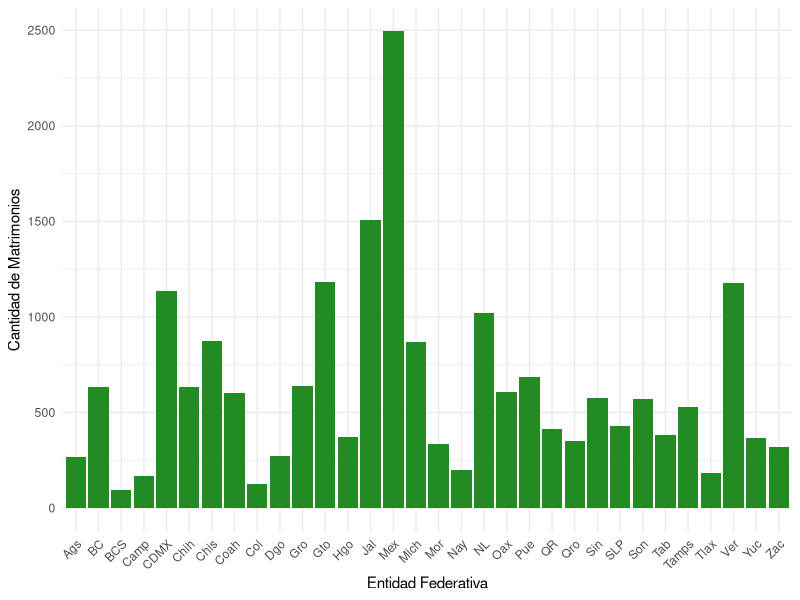
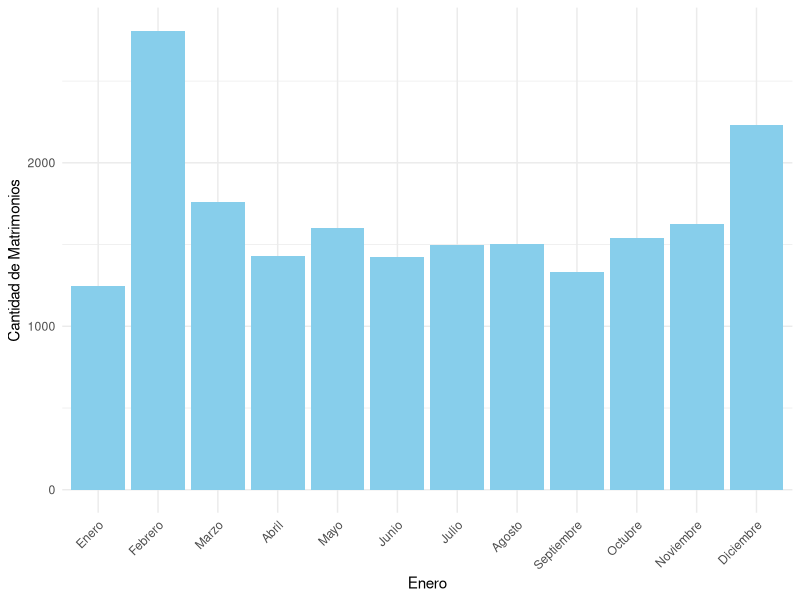
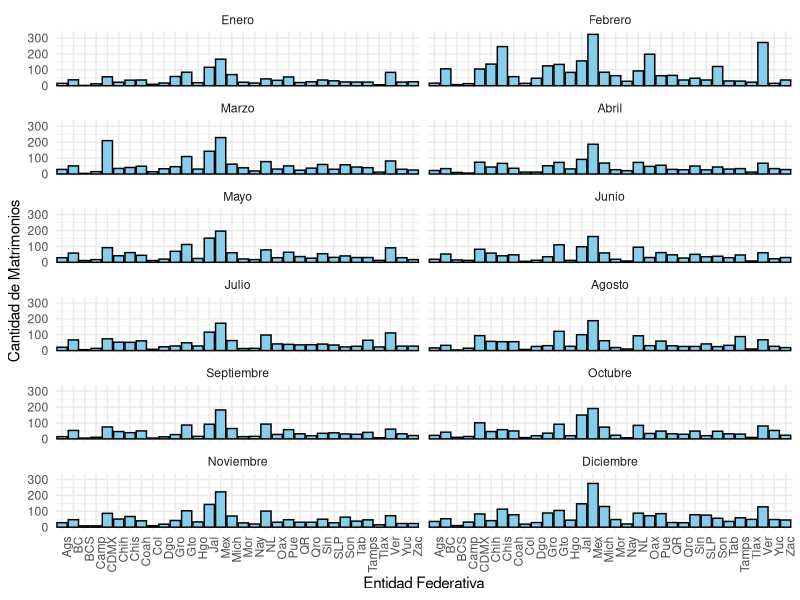
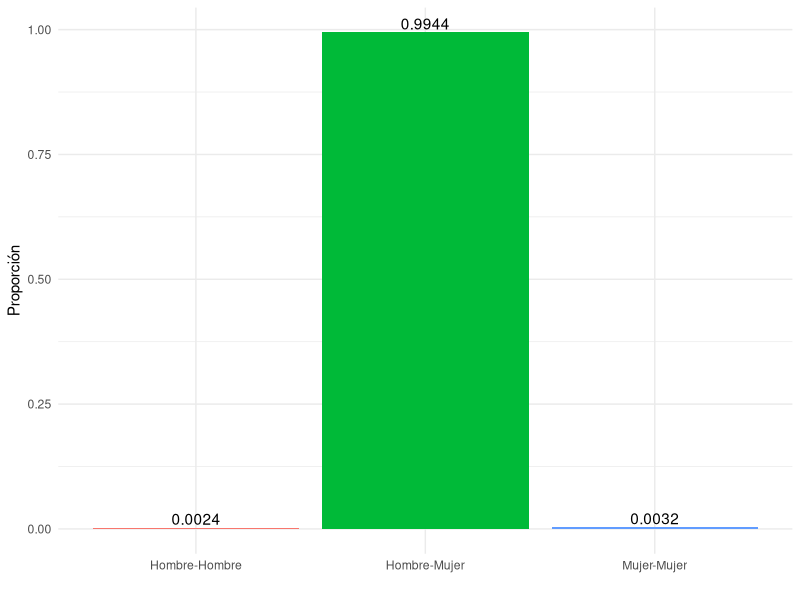
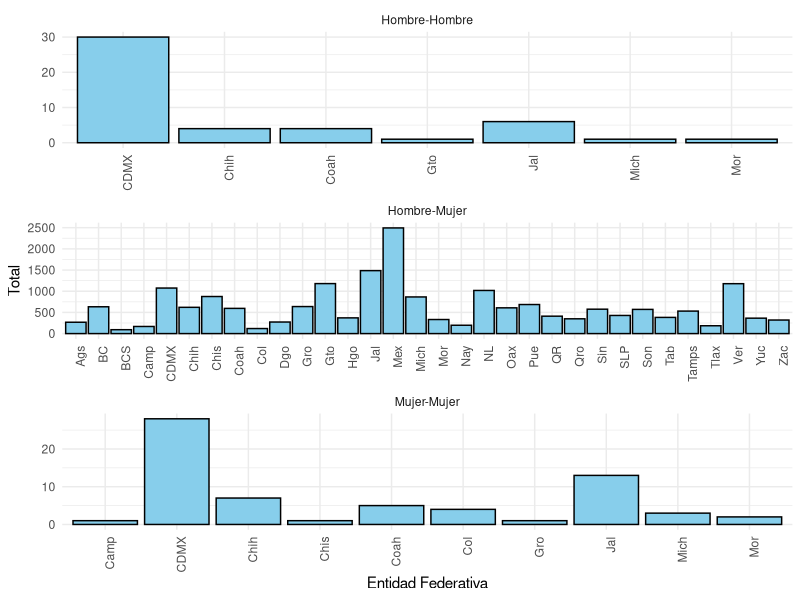
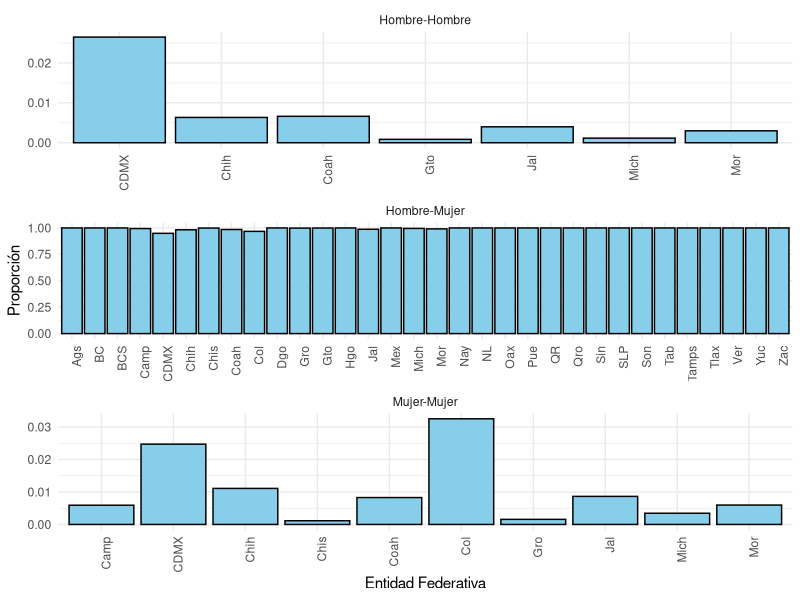
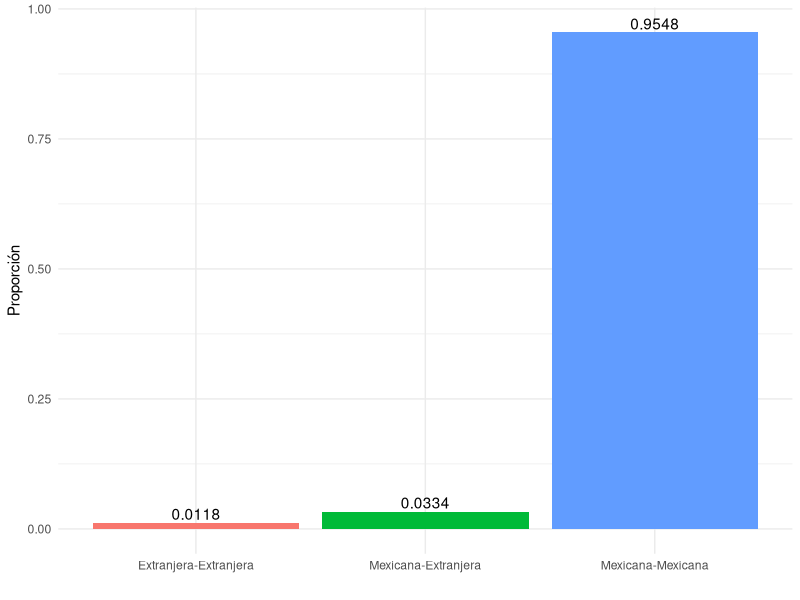
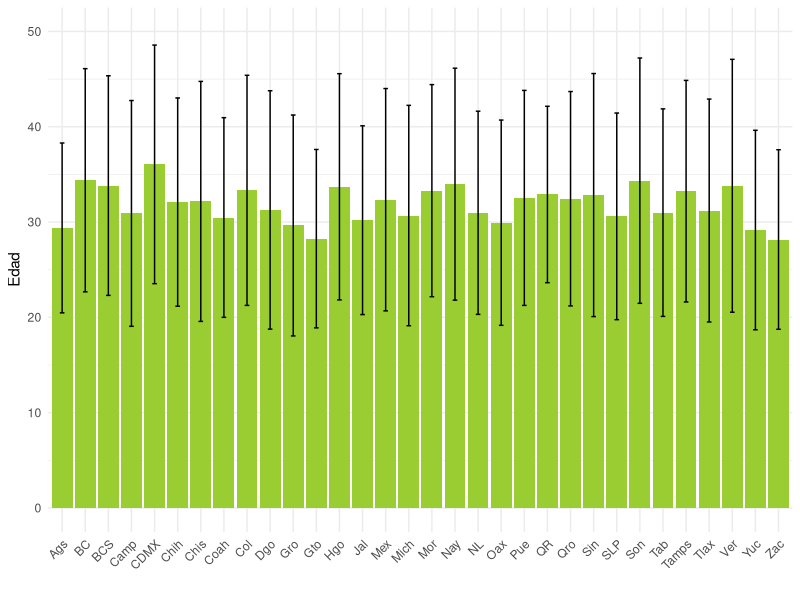

R code for these plots, in order:
## ---- chunk 1
#| echo=F, show=F, eval=T, output=F
# Cargamos las librerías que se ocuparán:

library(ggplot2)
library(dplyr)
library(tidyverse)
## ---- chunk 2
#| echo=F, show=F, eval=T, output=F
# Cargamos los datos:

datos17 <- read.csv("DATOS17.csv")
## ---- chunk 3
#| echo=F, show=F, eval=T, output=F

datos17 <- datos17 %>%
  mutate(
    EDAD_CON1 = na_if(EDAD_CON1, 99),
    EDAD_CON2 = na_if(EDAD_CON2, 99)
  ) 
  

conteo_NA<- datos17 %>%
  summarise(
    Edades_con_NA = sum(is.na(EDAD_CON1)) + sum(is.na(EDAD_CON2)),
    Edades_sin_NA = (nrow(datos17) * 2) - Edades_con_NA
  ) %>%
  pivot_longer(cols = everything(), names_to = "Tipo_dato", values_to = "Cantidad") %>%
  mutate(Porcentaje = (Cantidad / (nrow(datos17) * 2)) * 100)


conteo_NA
## ---- chunk 4
#| echo=F, show=T, eval=T, output=F

library(mice)

# Patrón de faltantes
#md.pattern(datos17)

# Se realiza la imputación múltiple, se crean 5 juegos de datos completos que toman de referencia a las demás variables para estimar el valor "más adecuado" para el dato faltante. De ahí se extrae una sola base de datos al promediar los posibles valores

#Fijamos una semilla para que los valores imputados sean replicables

imp <- mice(datos17, seed=5260, print= FALSE)



#Esta es la base de datos completa, ya con los datos imputados, que se utilizará.

imp_datos17 <- complete(imp)

#Corroboramos que no contenga ningún NA

sum(is.na(imp_datos17))

#Removemos los datos anteriores del environment
rm(datos17)

## ---- chunk 5
#| echo=F, show=T, eval=T, output=T

knitr::kable(t(head(imp_datos17)), caption = "Datos Imputados")

## ---- chunk 6
#| echo=F, show=T, eval=T, output=T

knitr::kable(t(summary(imp_datos17)), caption = "Resumen de Datos Poblacionales")
## ---- chunk 7
#| echo=F, show=T, eval=T, output=T

estados <- c("Ags", "BC", "BCS", "Camp", "Coah", "Col", "Chis", 
             "Chih", "CDMX", "Dgo", "Gto", "Gro", "Hgo", "Jal", "Mex", 
             "Mich", "Mor", "Nay", "NL", "Oax", "Pue", "Qro", "QR",  "SLP", 
             "Sin", "Son", "Tab", "Tamps", "Tlax", "Ver", "Yuc", "Zac")

conteo_estados <- imp_datos17 %>%
  mutate(estado = estados[ENT_REGIS]) %>%
  group_by(ENT_REGIS, estado) %>%
  summarise(cantidad = n(), .groups = "drop") %>%
  arrange(ENT_REGIS, estado, cantidad)
## ---- chunk 8
#| echo: false
#| fig-cap: "Número de matrimonios por estado (poblacional)."

ggplot(conteo_estados, aes(x = estado, y = cantidad)) + 
  geom_bar(stat = "identity", fill = "forestgreen")+
  theme_minimal() +
  theme(axis.text.x = element_text(angle = 45, hjust = 1)) + 
  labs(
       x = "Entidad Federativa", 
       y = "Cantidad de Matrimonios")
## ---- chunk 9
#| echo: false

meses <- c("Enero", "Febrero", "Marzo", "Abril", "Mayo", "Junio", "Julio", 
           "Agosto", "Septiembre", "Octubre", "Noviembre", "Diciembre")
meses <- factor(meses, ordered = T, levels = unique(meses))

conteo_meses <- imp_datos17 %>%
  mutate(mes = meses[MES_REGIS]) %>%
  group_by(MES_REGIS, mes) %>%
  summarise(cantidad = n(), .groups = "drop") %>%
  arrange(MES_REGIS, mes, cantidad)
## ---- chunk 10
#| echo: false
#| fig-cap: "Número de matrimonios por mes (poblacional)."

ggplot(conteo_meses, aes(x = meses, y =cantidad)) +
  geom_bar(stat = "identity", fill = "skyblue")+
  theme_minimal()+
  theme(axis.text.x = element_text(angle = 45, hjust = 1))+
  scale_x_discrete(meses) +
  labs( 
       x = "Mes", 
       y = "Cantidad de Matrimonios")
## ---- chunk 11
#| echo: false

matrimonios_me <- imp_datos17 %>% 
    mutate(mes = meses[MES_REGIS]) %>%
  mutate(estado = estados[ENT_REGIS]) %>%
  group_by(ENT_REGIS, estado, MES_REGIS, mes) %>%
  summarise(cantidad = n(), .groups = "drop") %>%
  arrange(ENT_REGIS, MES_REGIS)

knitr::kable(head(matrimonios_me), caption = "Matrimonios por Mes y Estado")
## ---- chunk 12
#| echo: false
#| fig-cap: "Total de matrimonios por mes y estado."
#| fig-height: 12
#| fig-width: 12

ggplot(matrimonios_me, aes(x = estado, y = cantidad)) +
  geom_bar(stat = "identity", fill = "skyblue",col = "black") +
  facet_wrap(~ mes, nrow = 6, ncol = 2) + 
  theme_minimal() +
  theme(axis.text.x = element_text(angle = 90, hjust = 1)) + 
  labs(
       x = "Entidad Federativa", 
       y = "Cantidad de Matrimonios")
## ---- chunk 13
#| echo: false

conteo_tipo <- imp_datos17 %>%
  mutate(tipo_matrimonio = case_when(
    SEXO_CON1 == 1 & SEXO_CON2 == 2 ~ "Hombre-Mujer",
    SEXO_CON1 == 2 & SEXO_CON2 == 1 ~ "Hombre-Mujer",
    SEXO_CON1 == 1 & SEXO_CON2 == 1 ~ "Hombre-Hombre",
    SEXO_CON1 == 2 & SEXO_CON2 == 2 ~ "Mujer-Mujer",
    TRUE ~ "Otro"  )) %>%
    group_by(tipo_matrimonio) %>%
    summarise(cantidad = n()) %>%
    mutate(proporcion = cantidad / sum(cantidad))

knitr::kable(conteo_tipo, caption = "Tipo de matrimonios",
             col.names = c("Tipo de Matrimonio", "Total", "Proporción")
             )
## ---- chunk 14
#| echo: false
#| fig-cap: "Proporción de matrimonios por tipo"

ggplot(conteo_tipo, aes(x = factor(tipo_matrimonio, levels = unique(tipo_matrimonio)), y = proporcion, 
                        fill = tipo_matrimonio )) +
  geom_bar(stat = "identity", position = "dodge") +
  geom_text(aes(label=round(proporcion, 4)), vjust=-0.25) +
  theme_minimal() +
  labs(
       x = "",
       y = "Proporción",
       fill = ""
       ) + 
    guides(fill="none")
## ---- chunk 15
#| echo: false

entidad_ms <- imp_datos17 %>%
  mutate(tipo_matrimonio = case_when(
    SEXO_CON1 == 1 & SEXO_CON2 == 1 ~ "Hombre-Hombre",
    SEXO_CON1 == 2 & SEXO_CON2 == 2 ~ "Mujer-Mujer",
    TRUE ~ "Hombre-Mujer" 
  ), estado = estados[ENT_REGIS]) %>%
    
    group_by(ENT_REGIS, estado, tipo_matrimonio) %>%
    
    summarise(cantidad = n(), .groups = "drop") %>%
    mutate(proporcion = cantidad / sum(cantidad))

knitr::kable(entidad_ms, caption = "Proporción del tipo de matrimonio con respecto al total nacional por estado", col.names = c(
    "No. Entidad", "Estado", "Tipo de Matrimonio", "Total", "Proporción"), align = "ccccc"
)
## ---- chunk 16
#| echo: false

entidad_ms2 <- imp_datos17 %>%
  mutate(tipo_matrimonio = case_when(
    SEXO_CON1 == 1 & SEXO_CON2 == 1 ~ "Hombre-Hombre",
    SEXO_CON1 == 2 & SEXO_CON2 == 2 ~ "Mujer-Mujer",
    TRUE ~ "Hombre-Mujer"
  ), estado = estados[ENT_REGIS]) %>%
  group_by(ENT_REGIS, estado, tipo_matrimonio) %>%
  summarise(cantidad = n(), .groups = "drop_last") %>%
  mutate(proporcion = cantidad / sum(cantidad)) %>%
  ungroup()

knitr::kable(entidad_ms2, caption = "Proporción que representa cada tipo de matrimonio en cada estado", col.names = c(
    "No. Entidad", "Estado", "Tipo de Matrimonio", "Total", "Proporción"), align = "ccccc")
## ---- chunk 17
#| echo: false
#| fig-cap: "Total de matrimonios por estado y tipo de matrimonio."
#| fig-height: 8
#| fig-width: 7

ggplot(entidad_ms, aes(x = estado, y = cantidad)) +
  geom_bar(stat = "identity", fill ="skyblue", color ="black") +
  facet_wrap(~ tipo_matrimonio, nrow = 3, ncol = 1, scales = "free") + 
  theme_minimal() +
  theme(axis.text.x = element_text(angle = 90, hjust = 1)) + 
  labs(
       x = "Entidad Federativa", 
       y = "Total")
## ---- chunk 18
#| echo: false
#| fig-cap: "Proporción de tipo de matrimonios por estado."
#| fig-height: 8
#| fig-width: 7

ggplot(entidad_ms2, aes(x = estado, y = proporcion)) +
  geom_bar(stat = "identity", fill ="skyblue", color ="black") +
  facet_wrap(~ tipo_matrimonio, nrow = 3, ncol = 1, scales = "free") + 
  theme_minimal() +
  theme(axis.text.x = element_text(angle = 90, hjust = 1)) + 
  labs(
       x = "Entidad Federativa", 
       y = "Proporción")

## ---- chunk 19
#| echo: false

conteo_nacionalidad <- imp_datos17 %>%
  mutate(nacionalidad = case_when(
    NACI_CON1 == 1 & NACI_CON2 == 1 ~ "Mexicana-Mexicana",
    NACI_CON1 == 2 & NACI_CON2 == 1 ~ "Mexicana-Extranjera",
    NACI_CON1 == 1 & NACI_CON2 == 2 ~ "Mexicana-Extranjera",
    NACI_CON1 == 2 & NACI_CON2 == 2 ~ "Extranjera-Extranjera",
    TRUE ~ "Otro"  
  )) %>%
  group_by(nacionalidad) %>%
  summarise(cantidad = n(), .groups = "drop") %>%
  mutate(proporcion = cantidad / sum(cantidad))

knitr::kable(conteo_nacionalidad, caption = "Matrimonios por Nacionalidad", col.names = c(
    "Nacionalidad", "Total", "Proporción"), align = "lcc")
## ---- chunk 20
#| echo: false
#| fig-cap: "Proporción de matrimonios por nacionalidad."

ggplot(conteo_nacionalidad, aes(x = nacionalidad, y = proporcion, fill = nacionalidad)) +
  geom_bar(stat = "identity") +
    geom_text(aes(label=round(proporcion, 4)), vjust=-0.25) +
  theme_minimal() +
  labs(
       x = "",
       y = "Proporción") +
    guides(fill="none")
## ---- chunk 21
#| echo: false

#Hombres

conteo_sexoh <- imp_datos17 %>%
  mutate(edad_h1 = case_when(
    SEXO_CON1 == 1 ~ EDAD_CON1, 
    TRUE ~ NA_real_
  ), 
  edad_h2 = case_when(
    SEXO_CON2 == 1 ~ EDAD_CON2, 
    TRUE ~ NA_real_
  ))

edad_hombres <- na.omit(c(conteo_sexoh$edad_h1, conteo_sexoh$edad_h2))
## ---- chunk 22
#| echo: false

#Mujeres

conteo_sexom <- imp_datos17 %>%
  mutate(edad_m1 = case_when(
    SEXO_CON1 == 2 ~ EDAD_CON1, 
    TRUE ~ NA_real_
  ), 
  edad_m2 = case_when(
    SEXO_CON2 == 2 ~ EDAD_CON2, 
    TRUE ~ NA_real_
  ))


edad_mujeres <- na.omit(c(conteo_sexom$edad_m1, conteo_sexom$edad_m2))
## ---- chunk 23
#| echo: false

conteo_sexoh <- conteo_sexoh %>%
  pivot_longer( cols = c(edad_h1, edad_h2), 
                values_to = "edad_hombre", 
                values_drop_na = T)

promedio_entidadh <- conteo_sexoh %>%
  mutate(estado = estados[ENT_REGIS]) %>%
  group_by(ENT_REGIS, estado) %>%
  summarise(promedio_hombres = mean(edad_hombre, na.rm = T), 
            desviacion_hombres = sd(edad_hombre, na.rm = T), .groups = "drop")


knitr::kable(promedio_entidadh, caption = "Promedio de edad en hombres por estado", col.names = c(
    "No. Entidad", "Estado", "Edad Promedio", "Desviación Estandar"), align = "clcc")  
## ---- chunk 24
#| echo: false
#| fig-cap: "Edad promedio de hombres por estado."
#| fig-width: 8

ggplot(promedio_entidadh, aes(x= estado, y =promedio_hombres ))+
  geom_bar(stat= "identity", fill = "yellowgreen")+
  geom_errorbar(aes(ymin = promedio_hombres - desviacion_hombres, 
                    ymax = promedio_hombres + desviacion_hombres), 
                width= 0.2, color = "black")+
  ylim(0,50)+
  theme_minimal()+
  theme(axis.text.x = element_text(angle = 45, hjust = 1))+
  labs( 
       x = "", 
       y= "Edad")
## ---- chunk 25
#| echo: false

conteo_sexom <- conteo_sexom %>%
  pivot_longer( cols = c(edad_m1, edad_m2), 
                values_to = "edad_mujer", 
                values_drop_na = T)

promedio_entidadm <- conteo_sexom %>%
  mutate(estado = estados[ENT_REGIS]) %>%
  group_by(ENT_REGIS, estado) %>%
  summarise(promedio_mujeres = mean(edad_mujer, na.rm = T), 
            desviacion_mujeres = sd(edad_mujer, na.rm = T), .groups = "drop")

knitr::kable(promedio_entidadm, caption = "Promedio de edad en mujeres por estado", col.names = c(
    "No. Entidad", "Estado", "Edad Promedio", "Desviación Estandar"), align = "clcc")
## ---- chunk 26
#| echo: false
#| fig-cap: "Promedio de edad de las contrayentes mujeres por estado."
#| fig-width: 8

ggplot(promedio_entidadm, aes(x= estado, y =promedio_mujeres))+
  geom_bar(stat= "identity", fill = "yellowgreen")+
  geom_errorbar(aes(ymin = promedio_mujeres - desviacion_mujeres, 
                    ymax = promedio_mujeres + desviacion_mujeres), 
                width= 0.2, color = "black")+
  ylim(0,50)+
  theme_minimal()+
  theme(axis.text.x = element_text(angle = 45, hjust = 1))+
  labs( 
       x = "Estado", 
       y= "Edad")
## ---- chunk 27
#| echo=T, show=T, eval=T, output=T

conteo_difedad <- imp_datos17 %>%
  mutate(diferencia_edad = abs(EDAD_CON1- EDAD_CON2)) %>%
  group_by(diferencia_edad) %>%
  summarise(cantidad = n(), .groups = "drop")
  
  
conteo_difedad
## ---- chunk 28
#| echo=T, show=T, eval=T, output=T

ggplot(conteo_difedad, aes(x =diferencia_edad, y = cantidad))+
  geom_bar(stat = "identity", fill = "forestgreen", color = "black")+
  theme_minimal()+
  labs(title = "Diferencia de edad entre contrayentes", 
       x = "Diferencia de edad", 
       y= "Cantidad")
  

## ---- chunk 29
#| echo=T, show=T, eval=T, output=T

conteo_difedad <- imp_datos17 %>%
  mutate(diferencia_edad = abs(EDAD_CON1- EDAD_CON2), 
         estado = estados[ENT_REGIS]) %>%
  group_by(ENT_REGIS, estado, diferencia_edad) %>%
  summarise(cantidad = n(), .groups = "drop")


conteo_difedad
## ---- chunk 30
#| echo=T, show=T, eval=T, output=T

conteo_difedad <- imp_datos17 %>%
  mutate(diferencia_edad = abs(EDAD_CON1 - EDAD_CON2), 
         rango_diferencia = cut(diferencia_edad, 
                                breaks = c(0, 9, 19, 29, 39, Inf), 
                                labels = c("0-9", "10-19", "20-29", "30-39", "+40"), 
                                include.lowest = T), 
         estado = estados[ENT_REGIS]) %>%
  group_by(ENT_REGIS, estado, rango_diferencia) %>%
  summarise(cantidad =n(), .groups = "drop")


conteo_difedad
## ---- chunk 31
#| echo=T, show=T, eval=T, output=T



crear_grafico <- function(rango) {
  ggplot(conteo_difedad %>% filter(rango_diferencia == rango), aes(x = estado, y = cantidad)) +
    geom_bar(stat = "identity", fill = "forestgreen") +
    theme_minimal() +
    #facet_wrap(~ rango_diferencia, nrow = 3, ncol = 3) +
    theme(axis.text.x = element_text(angle = 45, hjust = 1)) +
    labs(title = paste("Diferencia de edad:", rango, "años"), 
         x = "Estado", 
         y = "Cantidad de casos")
}

# Lista de rangos
rangos <- c("0-9", "10-19", "20-29", "30-39", "+40")

# Crear gráficos para cada rango
graficos <- lapply(rangos, crear_grafico)

graficos

## ---- chunk 32
#| echo=T, show=T, eval=T, output=T

tipo_laboral <- c("Func/dir/jefes", "Prof/tecn", "Auxadmin", "Comer/agent", 
                  "Serv/vig", "Agric", "Artesa", "indust/transp", "Elemen/apoyo", 
                  "BuscaT", "NT", "NA<5", "InsEsp", "NE")

mapa_abreviaturas <- c(
  "Funcionarios, directores y jefes" = "Func/dir/jefes", 
  "Profesionistas y técnicos" = "Prof/tecn", 
  "Trabajadores auxiliares en actividades administrativas" = "Auxadmin", 
  "Comerciantes, empleados en ventas y agentes de ventas" = "Comer/agent", 
  "Trabajadores en servicios personales y vigilancia" = "Serv/vig", 
  "Trabajadores en actividades agrícolas, ganaderas, forestales, caza y pesca" = "Agric", 
  "Trabajadores artesanales" = "Artesa", 
  "Operadores de maquinaria industrial, ensambladores, choferes y transporte" = "indust/transp", 
  "Trabajadores en actividades elementales y de apoyo" = "Elemen/apoyo", 
  "Busca trabajo" = "BuscaT", 
  "No trabaja" = "NT", 
  "No aplica a menores de 5 años" = "NA<5", 
  "Insuficientemente especificada" = "InsEsp", 
  "No especificada" = "NE")


conteo_actlaboral<- imp_datos17 %>%
  mutate(act_laboral1 = case_when(
    OCUP_CON1 == 1 ~ "Funcionarios, directores y jefes", 
    OCUP_CON1 == 2 ~ "Profesionistas y técnicos", 
    OCUP_CON1 == 3 ~ "Trabajadores auxiliares en actividades administrativas", 
    OCUP_CON1 == 4 ~ "Comerciantes, empleados en ventas y agentes de ventas", 
    OCUP_CON1 == 5 ~ "Trabajadores en servicios personales y vigilancia", 
    OCUP_CON1 == 6 ~ "Trabajadores en actividades agrícolas, ganaderas, forestales, caza y pesca", 
    OCUP_CON1 == 7 ~ "Trabajadores artesanales", 
    OCUP_CON1 == 8 ~ "Operadores de maquinaria industrial, ensambladores, choferes y transporte", 
    OCUP_CON1 == 9 ~ "Trabajadores en actividades elementales y de apoyo", 
    OCUP_CON1 == 10 ~ "Busca trabajo", 
    OCUP_CON1 == 11 ~ "No trabaja", 
    OCUP_CON1 == 97 ~ "No aplica a menores de 5 años",
    OCUP_CON1 == 98 ~ "Insuficientemente especificada", 
    OCUP_CON1 == 99 ~ "No especificada", 
    TRUE ~ NA_character_
  ), 
  act_laboral2 = case_when(
    OCUP_CON2 == 1 ~ "Funcionarios, directores y jefes", 
    OCUP_CON2 == 2 ~ "Profesionistas y técnicos", 
    OCUP_CON2 == 3 ~ "Trabajadores auxiliares en actividades administrativas", 
    OCUP_CON2 == 4 ~ "Comerciantes, empleados en ventas y agentes de ventas", 
    OCUP_CON2 == 5 ~ "Trabajadores en servicios personales y vigilancia", 
    OCUP_CON2 == 6 ~ "Trabajadores en actividades agrícolas, ganaderas, forestales, caza y pesca", 
    OCUP_CON2 == 7 ~ "Trabajadores artesanales", 
    OCUP_CON2 == 8 ~ "Operadores de maquinaria industrial, ensambladores, choferes y transporte", 
    OCUP_CON2 == 9 ~ "Trabajadores en actividades elementales y de apoyo", 
    OCUP_CON2 == 10 ~ "Busca trabajo", 
    OCUP_CON2 == 11 ~ "No trabaja", 
    OCUP_CON2 == 97 ~ "No aplica a menores de 5 años",
    OCUP_CON2 == 98 ~ "Insuficientemente especificada", 
    OCUP_CON2 == 99 ~ "No especificada",
    TRUE ~ NA_character_
  ))

activ_laboral <- conteo_actlaboral %>%
  pivot_longer(cols = c(act_laboral1, act_laboral2), 
               values_to = "actividad_laboral", 
               values_drop_na = T) %>%
  #Agregar la columna de abreviaturas
  mutate(abreviatura = recode(actividad_laboral, !!!mapa_abreviaturas)) %>%
  group_by(abreviatura, actividad_laboral ) %>%
  summarise(cantidad = n(), .groups = "drop") 
  


activ_laboral
## ---- chunk 33
#| echo=T, show=T, eval=T, output=T

ggplot(activ_laboral, aes(x= abreviatura, y = cantidad))+
  geom_bar(stat="identity", fill = "forestgreen", color = "black")+
  theme_minimal()+
  theme(axis.text.x = element_text(angle = 45, hjust = 1))+
  labs(title = "Actividad laboral de contribuyentes", 
       x = "Actividad", 
       y= "Cantidad")

## ---- chunk 34
#| echo=T, show=T, eval=T, output=T


activ_laboral <- conteo_actlaboral %>%
  pivot_longer(cols = c(act_laboral1, act_laboral2), 
               values_to = "actividad_laboral", 
               values_drop_na = T) %>%
  #Agregar la columna de abreviaturas
  mutate(abreviatura = recode(actividad_laboral, !!!mapa_abreviaturas), estado = estados[ENT_REGIS]) %>%
  group_by(estado, ENT_REGIS, abreviatura) %>%
  summarise(cantidad = n(), .groups = "drop")


activ_laboral
## ---- chunk 35
#| echo=T, show=T, eval=T, output=T

ggplot(activ_laboral, aes(x = ENT_REGIS, y = cantidad))+
  geom_bar(stat ="identity", fill = "forestgreen", col ="black")+
  facet_wrap(~ abreviatura, nrow = 4, ncol = 4) + 
  theme_minimal()+
  theme(axis.text.x = element_text(angle = 90, hjust= 1))+
  labs(title = "Número de personas por actividad laboral y estado", 
       x = "Estado",
       y = "Cantidad de personas")
  
  


## ---- chunk 36
#| echo=T, show=T, eval=T, output=T

escolaridad_abrv <- c("SinE", "1-3 Prim", "4-5 Prim", "Primaria", 
                      "Sec", "Prepa", "Prof", "Otra", "NE")


mapa_escolaridad <- c("Sin escolaridad" = "SinE", 
                      "1 a 3 años de primaria" = "1-3 Prim",
                      "4 a 5 años de primaria" = "4-5 Prim", 
                      "Primaria completa" = "Primaria", 
                      "Secundaria o equivalente" = "Sec", 
                      "Preparatoria o equivalente" = "Prepa", 
                      "Profesional" = "Prof", 
                      "Otra"= "Otra", 
                      "No especificada" = "NE")

  
conteo_escolaridad<- imp_datos17 %>%
  mutate(escolaridad1 = case_when(
    ESCOL_CON1 == 1 ~ "Sin escolaridad",
    ESCOL_CON1 == 2 ~ "1 a 3 años de primaria",
    ESCOL_CON1 == 3 ~ "4 a 5 años de primaria",
    ESCOL_CON1 == 4  ~ "Primaria completa",
    ESCOL_CON1 == 5 ~ "Secundaria o equivalente", 
    ESCOL_CON1 == 6 ~ "Preparatoria o equivalente", 
    ESCOL_CON1 == 7 ~ "Profesional", 
    ESCOL_CON1 == 8 ~ "Otra", 
    ESCOL_CON1 == 9 ~ "No especificada", 
    TRUE ~ NA_character_  
  ), escolaridad2 = case_when(
    ESCOL_CON2 == 1 ~ "Sin escolaridad",
    ESCOL_CON2 == 2 ~ "1 a 3 años de primaria",
    ESCOL_CON2 == 3 ~ "4 a 5 años de primaria",
    ESCOL_CON2 == 4  ~ "Primaria completa",
    ESCOL_CON2 == 5 ~ "Secundaria o equivalente", 
    ESCOL_CON2 == 6 ~ "Preparatoria o equivalente", 
    ESCOL_CON2 == 7 ~ "Profesional", 
    ESCOL_CON2 == 8 ~ "Otra", 
    ESCOL_CON2 == 9 ~ "No especificada", 
    TRUE ~ NA_character_  
  ))

  
escolaridad <- conteo_escolaridad %>%
  pivot_longer(cols = c(escolaridad1, escolaridad2), 
               values_to = "escolaridad", 
               values_drop_na = T) %>%
  mutate(escolaridad_abrv = recode(escolaridad, !!!mapa_escolaridad)) %>%
  group_by(escolaridad_abrv, escolaridad) %>%
  summarise(cantidad = n(), .groups = "drop")


escolaridad

## ---- chunk 37
#| echo=T, show=T, eval=T, output=T

ggplot(escolaridad, aes(x= escolaridad_abrv, y = cantidad))+
  geom_bar(stat ="identity", fill = "forestgreen", col ="black")+
  #facet_wrap(~ abreviatura, nrow = 4, ncol = 4) + 
  theme_minimal()+
  theme(axis.text.x = element_text(angle = 45, hjust= 1))+
  labs(title = "Número de personas por escolaridad", 
       x = "Escolaridad",
       y = "Cantidad de personas")
  

## ---- chunk 38
#| echo=T, show=T, eval=T, output=T

escolaridad <- conteo_escolaridad %>%
  pivot_longer(cols = c(escolaridad1, escolaridad2), 
               values_to = "escolaridad", 
               values_drop_na = T) %>%
  mutate(escolaridad_abrv = recode(escolaridad, !!!mapa_escolaridad), 
         estado = estados[ENT_REGIS]) %>%
  group_by(ENT_REGIS, estado, escolaridad_abrv) %>%
  summarise(cantidad = n(), .groups = "drop")


escolaridad
## ---- chunk 39
#| echo=T, show=T, eval=T, output=T

ggplot(escolaridad, aes(x= ENT_REGIS, y = cantidad))+
  geom_bar(stat ="identity", fill = "forestgreen", col ="black")+
  facet_wrap(~ escolaridad_abrv, nrow = 4, ncol = 4) + 
  theme_minimal()+
  theme(axis.text.x = element_text(angle = 45, hjust= 1))+
  labs(title = "Número de personas por escolaridad y entidad", 
       x = "Estado",
       y = "Cantidad de personas")
  
  

## ---- chunk 40
#| echo=T, show=T, eval=T, output=T


#Sin escolaridad
ggplot(escolaridad %>% filter(escolaridad_abrv == "SinE"), aes(x= estado, y = cantidad))+
  geom_bar(stat ="identity", fill = "forestgreen", col ="black")+
  theme_minimal()+
  theme(axis.text.x = element_text(angle = 45, hjust= 1))+
  labs(title = "Número de personas sin escolaridad", 
       x = "Estado",
       y = "Cantidad de personas")


#1ero a 3ro de primaria
ggplot(escolaridad %>% filter(escolaridad_abrv == "1-3 Prim"), aes(x= estado, y = cantidad))+
  geom_bar(stat ="identity", fill = "forestgreen", col ="black")+
  theme_minimal()+
  theme(axis.text.x = element_text(angle = 45, hjust= 1))+
  labs(title = "Número de personas con último grado escolar de 1ero a 3ro de primaria", 
       x = "Estado",
       y = "Cantidad de personas")

#4to a 5to de primaria
ggplot(escolaridad %>% filter(escolaridad_abrv == "4-5 Prim"), aes(x= estado, y = cantidad))+
  geom_bar(stat ="identity", fill = "forestgreen", col ="black")+
  theme_minimal()+
  theme(axis.text.x = element_text(angle = 45, hjust= 1))+
  labs(title = "Número de personas con último grado escolar de 4to a 5to de primaria", 
       x = "Estado",
       y = "Cantidad de personas")

#Primaria completa
ggplot(escolaridad %>% filter(escolaridad_abrv == "Primaria"), aes(x= estado, y = cantidad))+
  geom_bar(stat ="identity", fill = "forestgreen", col ="black")+
  theme_minimal()+
  theme(axis.text.x = element_text(angle = 45, hjust= 1))+
  labs(title = "Número de personas con último grado escolar de primaria completa", 
       x = "Estado",
       y = "Cantidad de personas")

#Secundaria o equivalente
ggplot(escolaridad %>% filter(escolaridad_abrv == "Sec"), aes(x= estado, y = cantidad))+
  geom_bar(stat ="identity", fill = "forestgreen", col ="black")+
  theme_minimal()+
  theme(axis.text.x = element_text(angle = 45, hjust= 1))+
  labs(title = "Número de personas con último grado escolar de secundaria", 
       x = "Estado",
       y = "Cantidad de personas")

#Preparatoria o equivalente
ggplot(escolaridad %>% filter(escolaridad_abrv == "Prepa"), aes(x= estado, y = cantidad))+
  geom_bar(stat ="identity", fill = "forestgreen", col ="black")+
  theme_minimal()+
  theme(axis.text.x = element_text(angle = 45, hjust= 1))+
  labs(title = "Número de personas con último grado escolar de preparatoria", 
       x = "Estado",
       y = "Cantidad de personas")

#Preparatoria o equivalente
ggplot(escolaridad %>% filter(escolaridad_abrv == "Prof"), aes(x= estado, y = cantidad))+
  geom_bar(stat ="identity", fill = "forestgreen", col ="black")+
  theme_minimal()+
  theme(axis.text.x = element_text(angle = 45, hjust= 1))+
  labs(title = "Número de personas con último grado escolar de profesional", 
       x = "Estado",
       y = "Cantidad de personas")

#Otra
ggplot(escolaridad %>% filter(escolaridad_abrv == "Otra"), aes(x= estado, y = cantidad))+
  geom_bar(stat ="identity", fill = "forestgreen", col ="black")+
  theme_minimal()+
  theme(axis.text.x = element_text(angle = 45, hjust= 1))+
  labs(title = "Número de personas con último grado escolar de otro tipo", 
       x = "Estado",
       y = "Cantidad de personas")

#Otra
ggplot(escolaridad %>% filter(escolaridad_abrv == "NE"), aes(x= estado, y = cantidad))+
  geom_bar(stat ="identity", fill = "forestgreen", col ="black")+
  theme_minimal()+
  theme(axis.text.x = element_text(angle = 45, hjust= 1))+
  labs(title = "Número de personas con último grado escolar no especificado", 
       x = "Estado",
       y = "Cantidad de personas")

